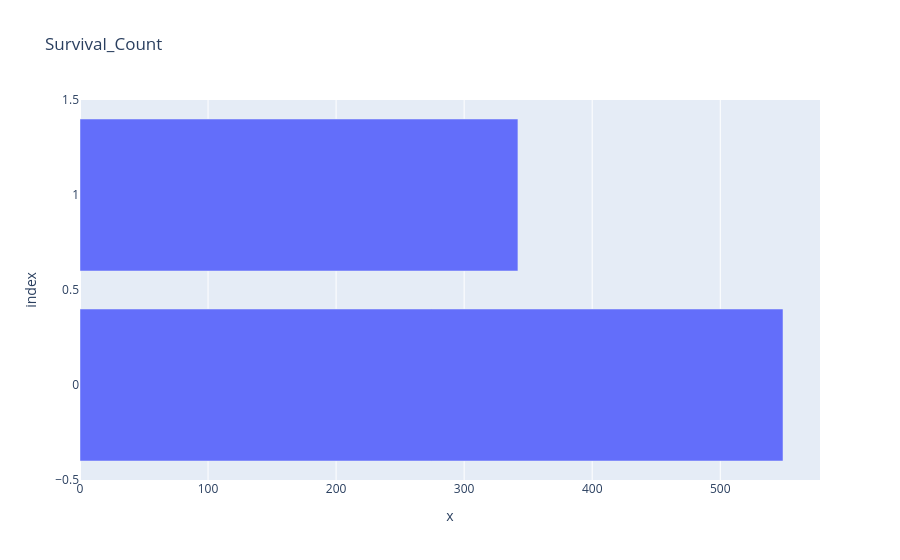

The notebook cell saved with this chart:
### Code cell
px.bar(df1.index,df1.values,title='Survival_Count')

### Figure 1 — Plotly figure (JSON) as saved in the notebook; plotly's stock layout.template omitted (floating-point values rounded to 4 significant figures)
{"data": [{"hovertemplate": "x=%{x}<br>index=%{y}<extra></extra>", "legendgroup": "", "marker": {"color": "#636efa", "pattern": {"shape": ""}}, "name": "", "orientation": "h", "showlegend": false, "textposition": "auto", "type": "bar", "x": [549, 342], "xaxis": "x", "y": [0, 1], "yaxis": "y"}], "layout": {"barmode": "relative", "legend": {"tracegroupgap": 0}, "title": {"text": "Survival_Count"}, "xaxis": {"anchor": "y", "domain": [0, 1], "title": {"text": "x"}}, "yaxis": {"anchor": "x", "domain": [0, 1], "title": {"text": "index"}}}}
